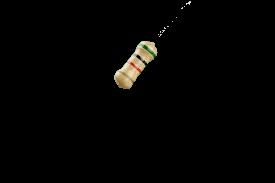
#> input picture result_image.jpg, 275 x 183 px
$ python result_to_colors.py
#> lines starting #> are read from the running program, lines starting #| are printed output that depends on the picture; after the words box and inside, x2 and y2 are one past the last pixel; in counts of white or black regions, pixels touching at a corner belong together

import cv2
import numpy as np

"""
Sadly this approach doesnt work,
it does not take into account any edges, so it will look
at the background and count that as a color.

I think using SAM again would be the better alternative.

Then we can use these ranges to determine the correct values
"""

def create_hsv_ranges():
    # Define HSV color ranges for various colors
    color_ranges = {
        'red': ([0, 100, 100], [10, 255, 255]),
        'blue': ([110, 100, 100], [130, 255, 255]),
        'yellow': ([20, 100, 100], [30, 255, 255]),
        'brown': ([0, 60, 60], [20, 255, 255]),
        'violet': ([130, 100, 100], [160, 255, 255]),
        'orange': ([10, 100, 100], [20, 255, 255]),
        'green': ([40, 100, 100], [80, 255, 255]),
    }

    return color_ranges

"""
First import all of the images needed
"""
result_image = cv2.imread('result_image.jpg')
#> result_image is the input picture: shape (183, 275, 3); mean B, G, R 2.7, 3.6, 3.9

# Convert image to HSV
result_hsv = cv2.cvtColor(result_image, cv2.COLOR_BGR2HSV)
#> result_hsv: shape (183, 275, 3); mean H, S, V 2.5, 8.4, 4

# Convert image to grayscale
result_gray = cv2.cvtColor(result_image, cv2.COLOR_BGR2GRAY)

"""
Next make sure all dimensions work
"""
height1, width1, channels1 = result_image.shape
#> height1 = 183; width1 = 275; channels1 = 3

print(f"Height: {height1}, Width: {width1}, Channels: {channels1}")
#| Height: 183, Width: 275, Channels: 3

height2, width2, channels2 = result_hsv.shape
#> height2 = 183; width2 = 275; channels2 = 3

print(f"Height: {height2}, Width: {width2}, Channels: {channels2}")
#| Height: 183, Width: 275, Channels: 3

height3, width3 = result_gray.shape
#> height3 = 183; width3 = 275

print(f"Height: {height3}, Width: {width3}")
#| Height: 183, Width: 275

if (height3 != height2 or height2 != height1 or height1 != height3):
    print("Dimensions don't Match")

if (width3 != width2 or width2 != width1 or width1 != width3):
    print("Dimensions don't Match")


cv2.imshow('Original Image', result_image)
#cv2.imshow('Colored Image', result_hsv)
cv2.waitKey(0)
cv2.destroyAllWindows()

# Create binary vector to indicate presence of colors
color_vector = []

# Check presence of each color in the resistor
for color, (lower, upper) in create_hsv_ranges().items():
    color_mask = cv2.inRange(result_hsv, np.array(lower), np.array(upper))
    color_present = cv2.countNonZero(color_mask) > 0
    color_vector.append((color, color_present))
#> this loop made 7 passes
#> color_present on passes 1 to 7: True, False, True, True, False, True, True
#> pass 1, `color_mask = cv2.inRange(result_hsv, np.array(lower), np.array(upper))`:
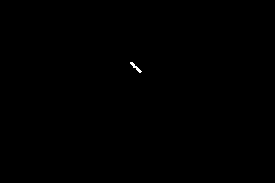
#> color_mask: shape (183, 275); 0.08% white in thin lines or dots, all inside (x1, y1, x2, y2) = (130, 62, 142, 73)
#> pass 3, `color_mask = cv2.inRange(result_hsv, np.array(lower), np.array(upper))`:
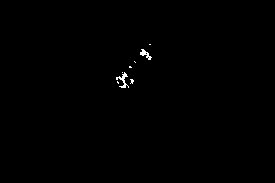
#> color_mask: shape (183, 275); 0.3% white in thin lines or dots, all inside (x1, y1, x2, y2) = (116, 44, 152, 88)
#> after the loop: color_mask: shape (183, 275); 0.03% white in thin lines or dots, all inside (x1, y1, x2, y2) = (143, 46, 154, 57)
#> after the loop, color_vector = [('red', True), ('blue', False), ('yellow', True), ('brown', True), ('violet', False), ('orange', True), ('green', True)]

# Print the color vector
print("Resistor Color Vector:", color_vector)
#| Resistor Color Vector: [('red', True), ('blue', False), ('yellow', True), ('brown', True), ('violet', False), ('orange', True), ('green', True)]

# Display the images (commented out for now)
cv2.imshow('Original Image', result_image)
cv2.imshow('Colored Image', result_hsv)
cv2.waitKey(0)
cv2.destroyAllWindows()

print(color_vector)
#| [('red', True), ('blue', False), ('yellow', True), ('brown', True), ('violet', False), ('orange', True), ('green', True)]


"""
import cv2
import numpy as np

# Load the result image
result_image = cv2.imread('result_image.jpg')

# Define HSV color range for red
lower_red = np.array([0, 100, 100])  # Lower bound for red hue
upper_red = np.array([10, 255, 255])  # Upper bound for red hue

# Convert image to HSV
result_hsv = cv2.cvtColor(result_image, cv2.COLOR_BGR2HSV)

# Create binary mask for red
red_mask = cv2.inRange(result_hsv, lower_red, upper_red)

# Extract red color band by applying mask to the original image
red_band = cv2.bitwise_and(result_image, result_image, mask=red_mask)

# Get the unique colors in the red color band
unique_colors_red = np.unique(red_band.reshape(-1, red_band.shape[2]), axis=0)

# Save the extracted red color band
cv2.imwrite('red_band.jpg', red_band)

# Print the unique colors as a numpy vector
print("Red Color Vector:", unique_colors_red.flatten())
"""
